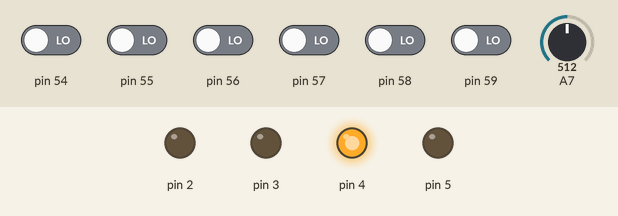
Bench run of a sketch on a simulated Arduino Mega 2560, built with avr-gcc and run on an emulated ATmega2560. Parts: output pins drawn as LEDs (lit = HIGH). Inputs (shaded band) come from the test bench; at power-on: pin 54–59 LOW, A7 = 512.

Above: at 1.2 s.
1.3 s: pin 54 driven HIGH
At 2.1 s:
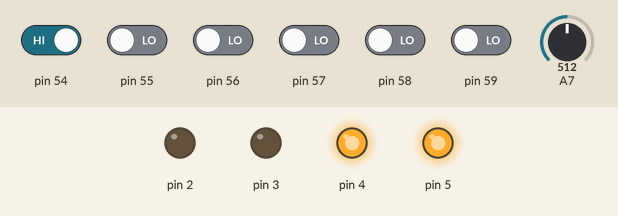
2.8 s: pin 54 driven LOW
At 3.2 s:
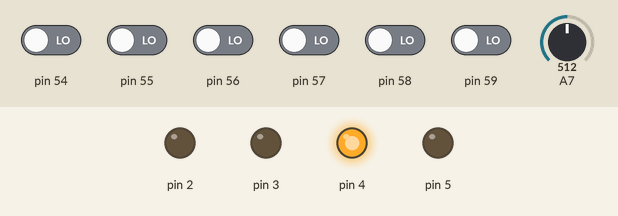
Timing chart, 0 to 5.8 s (numbered marks = the images above; inputs shaded):
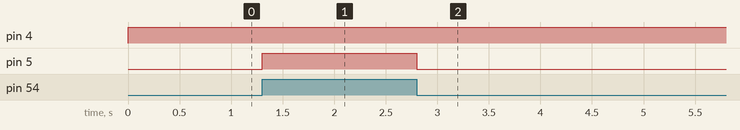

Measured:
- after the input at 1.3 s, pin 5: LOW → HIGH at once
- after the input at 2.8 s, pin 5: HIGH → LOW at once

The sketch:

TC303_Grue.ino
```cpp
#include <SPI.h>
#include <Controllino.h>

//
// Tâche : TC303_Grue
//

// Définition des variables

bool bAllume;        // true-allumé, false-éteint
bool bMonterCharge;  // monter la charge
bool bDescendreCharge;  // décharger
bool bEnHaut;        // en haut atteint
bool bUrgence;       // urgence-true
bool bChargeTropHaute;  // la charge est trop haute
int iChargeGrue;     // valeur de charge analogique sur le treuil

//
// Configuration
//
void setup() {

  pinMode(CONTROLLINO_A0, INPUT);
  pinMode(CONTROLLINO_A1, INPUT);
  pinMode(CONTROLLINO_A2, INPUT);
  pinMode(CONTROLLINO_A3, INPUT);
  pinMode(CONTROLLINO_A4, INPUT);
  pinMode(CONTROLLINO_A5, INPUT);

  pinMode(CONTROLLINO_D0, OUTPUT);
  pinMode(CONTROLLINO_D1, OUTPUT);
  pinMode(CONTROLLINO_D2, OUTPUT);
  pinMode(CONTROLLINO_D3, OUTPUT);
}

//
// Boucle
//
void loop() {

  // Lire la valeur de charge analogique sur le treuil
  iChargeGrue = analogRead(CONTROLLINO_A7);

  // Allumer / Éteindre
  if (digitalRead(CONTROLLINO_A0))
    bAllume = true;
  else
    bAllume = false;

  // Détecter la grue en haut
  if (digitalRead(CONTROLLINO_A3))
  {
    bEnHaut = true;
  }
  else
  {
    bEnHaut = false;
  }

  // Détecter la montée
  if (digitalRead(CONTROLLINO_A1) && !bEnHaut)
  {
    bMonterCharge = true;
  }
  else
  {
    bMonterCharge = false;
  }

  // Détecter la descente
  if (digitalRead(CONTROLLINO_A2))
  {
    bDescendreCharge = true;
  }
  else
  {
    bDescendreCharge = false;
  }

  // Réinitialiser l'urgence
  if (digitalRead(CONTROLLINO_A4) || (iChargeGrue > 600))
  {
    bUrgence = false;
  }

  // Détecter l'urgence
  if (!digitalRead(CONTROLLINO_A5))
  {
    bUrgence = true;
  }

  // Détecter une charge élevée
  if (iChargeGrue > 200)
  {
    bChargeTropHaute = true;
  }
  else
  {
    bChargeTropHaute = false;
  }

  if (bMonterCharge && !bUrgence && !bChargeTropHaute && bAllume)
  {
    digitalWrite(CONTROLLINO_D1, LOW);
    digitalWrite(CONTROLLINO_D0, HIGH);
  }
  else
  {
    if (bDescendreCharge && !bUrgence && bAllume)
    {
      digitalWrite(CONTROLLINO_D0, LOW);
      digitalWrite(CONTROLLINO_D1, HIGH);
    }
    else
    {
      digitalWrite(CONTROLLINO_D0, LOW);
      digitalWrite(CONTROLLINO_D1, LOW);
    }
  }

  // Signaler que la grue est allumée
  if (bAllume)
    digitalWrite(CONTROLLINO_D3, HIGH);
  else
    digitalWrite(CONTROLLINO_D3, LOW);

  // Signaler l'urgence
  if (bUrgence || bChargeTropHaute)
    digitalWrite(CONTROLLINO_D2, HIGH);
  else
    digitalWrite(CONTROLLINO_D2, LOW);
}
```
